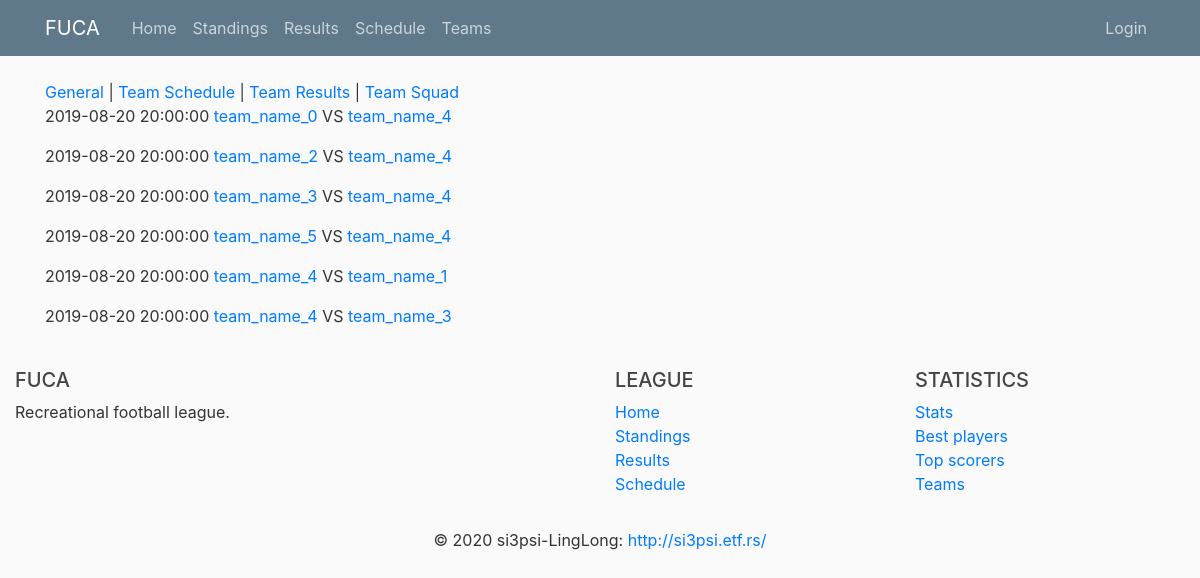
Page /teamresults/5 on the earlier database version.
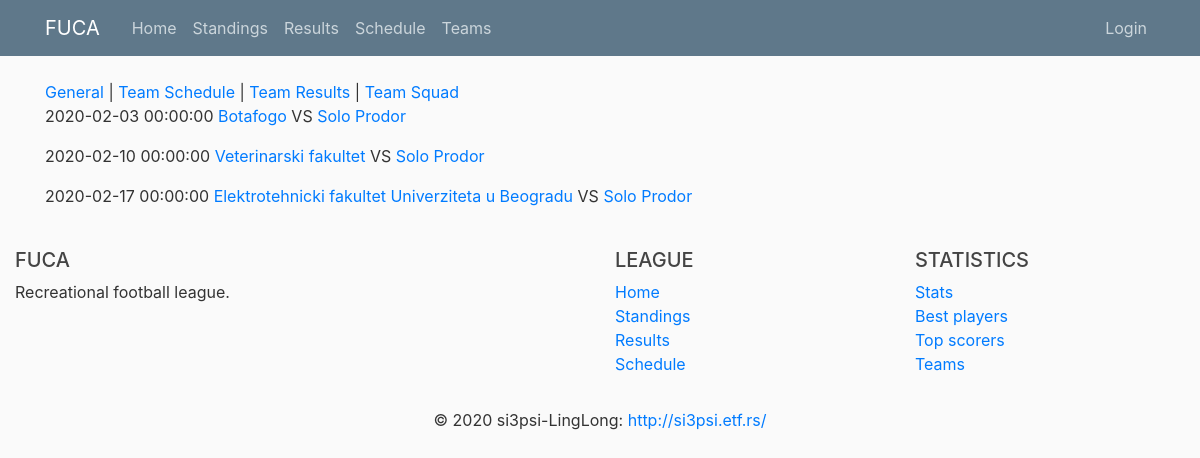
Same page on the later database version.
### fuca/models.py (models this page shows, shortened)
class Match(db.Model):
    __tablename__ = 'match'
    id                      = db.Column(db.Integer, primary_key=True)
    date_time               = db.Column(db.DateTime, nullable=False)
    host_team_goals         = db.Column(db.Integer, default=0)
    host_team_yellow        = db.Column(db.Integer, default=0)
    host_team_red           = db.Column(db.Integer, default=0)
    host_team_shots         = db.Column(db.Integer, default=0)
    guest_team_goals        = db.Column(db.Integer, default=0)
    guest_team_yellow       = db.Column(db.Integer, default=0)
    guest_team_red          = db.Column(db.Integer, default=0)
    guest_team_shots        = db.Column(db.Integer, default=0)
    host_team_id     = db.Column(db.Integer, db.ForeignKey('team.id'), nullable=False)
    guest_team_id    = db.Column(db.Integer, db.ForeignKey('team.id'), nullable=False)
    best_player_id   = db.Column(db.Integer, db.ForeignKey('player.id'))
    statistics  = db.relationship('Statistics', backref='match', lazy=True)
    def jinja_dict(self):
        return {'date'          : self.date_time,
                'team1_name'    : self.host_team.name,
                'team1_goals'   : self.host_team_goals,
                'team1_id'      : self.host_team_id,
                'team2_name'    : self.guest_team.name,
                'team2_goals'   : self.guest_team_goals,
                'team2_id'      : self.guest_team_id,
                'id'            : self.id}

class Team(db.Model):
    __tablename__ = 'team'
    id          = db.Column(db.Integer,     primary_key=True)
    name        = db.Column(db.String(100), nullable=False, unique=True)
    matches     = db.Column(db.Integer,     nullable=False, default=0)
    wins        = db.Column(db.Integer,     nullable=False, default=0)
    losses      = db.Column(db.Integer,     nullable=False, default=0)
    draws       = db.Column(db.Integer,     nullable=False, default=0)
    goal_diff   = db.Column(db.Integer,     nullable=False, default=0)
    logo_image  = db.Column(db.String(20),  nullable=False, default='default.jpg')
    captain_id  = db.Column(db.Integer, db.ForeignKey('player.id'))
    host_matches    = db.relationship('Match',  backref='host_team',    lazy=True,  foreign_keys=Match.host_team_id)
    guest_matches   = db.relationship('Match',  backref='guest_team',   lazy=True,  foreign_keys=Match.guest_team_id)
    players         = db.relationship('Player', backref='team',         lazy=True,  foreign_keys=Player.team_id)

### fuca/routes/team_routes.py (the view)
@app.route("/teamresults/<int:id>")
def teamresults(id):
    results_db = Match.query.filter(Match.date_time <= datetime.now()).filter(Match.guest_team_id == id).all() +\
        Match.query.filter(Match.date_time <= datetime.now()).filter(Match.host_team_id == id).all()
    results_list = [result.jinja_dict() for result in results_db]
    return render_template('team/team-results.html', results=results_list, id=id, title='Team Results')

### fuca/templates/team/team-results.html
{% extends 'team/team-layout.html' %}
{% block team_content %}
    {% for result in results %}
        <p>{{ result.date }}
            <a href="{{ url_for('team', id=result.team1_id)}}">
                {{ result.team1_name }}
            </a>
            VS
            <a href="{{ url_for('team', id=result.team2_id)}}">
            {{ result.team2_name }}
            </a>
        </p>
    {% endfor %}
{% endblock team_content %}

Differences in the rows shown:
no longer on this page (row edited): Match: date "2019-08-20 20:00:00"
no longer on this page (row edited): Match: date "2019-08-20 20:00:00"
removed Match: date "2019-08-20 20:00:00"
removed Match: date "2019-08-20 20:00:00"
no longer on this page (row edited): Team: team1_name "team_name_5"
removed Match: date "2019-08-20 20:00:00"
no longer on this page (row edited): Team: team2_name "team_name_1"
removed Match: date "2019-08-20 20:00:00"
now on this page (row edited): Match: date "2020-02-03 00:00:00"
now on this page (row edited): Match: date "2020-02-10 00:00:00"
now on this page (row edited): Match: date "2020-02-17 00:00:00"
Other differences:
new list line: "Botafogo"
new list line: "VS"
new list line: "Solo Prodor"
new list line: "Veterinarski fakultet"
new list line: "Elektrotehnicki fakultet Univerziteta u Beogradu"
list line gone: "team_name_0"
list line gone: "VS"
list line gone: "team_name_4"
list line gone: "team_name_2"
list line gone: "team_name_3"
